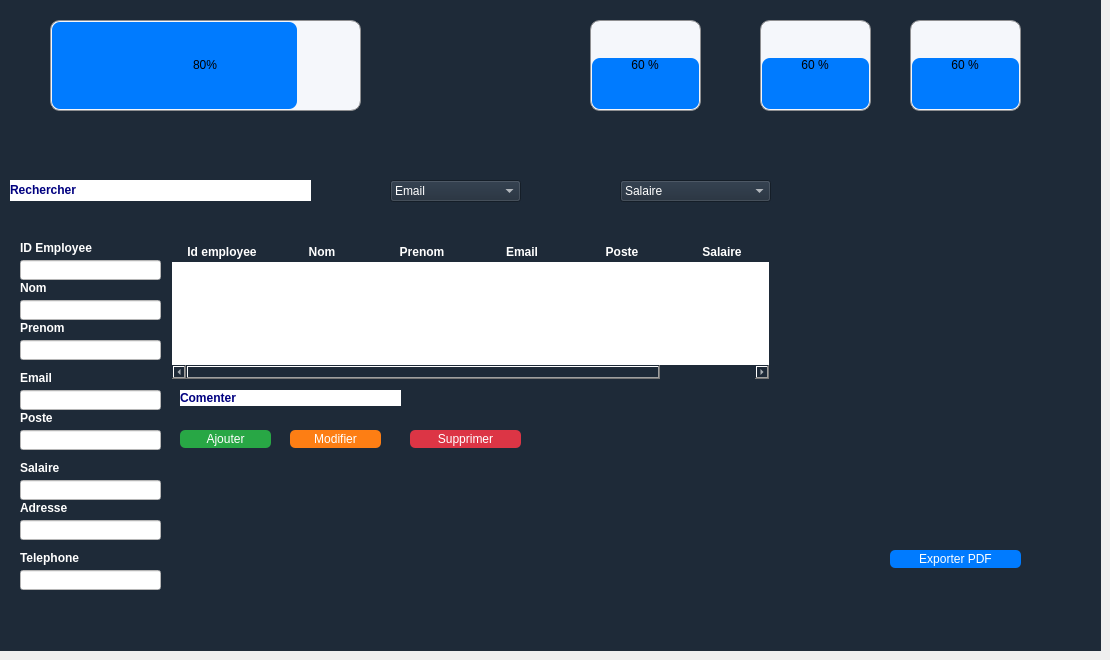
    <widget class="QWidget" name="pageEmployes">
     <widget class="QLabel" name="label_8">
      <property name="geometry">
       <rect>
        <x>0</x>
        <y>0</y>
        <width>1101</width>
        <height>171</height>
       </rect>
      </property>
      <property name="styleSheet">
       <string notr="true">background-color: #1e2a38;
color: white;
font: bold 11pt &quot;Arial&quot;;</string>
      </property>
      <property name="text">
       <string/>
      </property>
     </widget>
     <widget class="QProgressBar" name="progressBar">
      <property name="geometry">
       <rect>
        <x>50</x>
        <y>20</y>
        <width>311</width>
        <height>91</height>
       </rect>
      </property>
      <property name="styleSheet">
       <string notr="true">QProgressBar {
    border: 1px solid #8f8f91;
    border-radius: 10px;          /* Outer border radius */
    background-color: #F5F7FB;    /* Background color */
    text-align: center;           /* Centered text */
}

QProgressBar::chunk {
    background-color: #007bff;   /* Navy Blue fill color */
    border-radius: 8px;           /* Inner fill border radius */
    margin: 1px;                  /* Adds space for rounded edges */
}
</string>
      </property>
      <property name="minimum">
       <number>0</number>
      </property>
      <property name="maximum">
       <number>100</number>
      </property>
      <property name="value">
       <number>80</number>
      </property>
      <property name="orientation">
       <enum>Qt::Orientation::Horizontal</enum>
      </property>
      <property name="invertedAppearance">
       <bool>false</bool>
      </property>
      <property name="textDirection">
       <enum>QProgressBar::Direction::TopToBottom</enum>
      </property>
     </widget>
     <widget class="QProgressBar" name="pourcentage_4">
      <property name="geometry">
       <rect>
        <x>910</x>
        <y>20</y>
        <width>111</width>
        <height>91</height>
       </rect>
      </property>
      <property name="styleSheet">
       <string notr="true">QProgressBar {
    border: 1px solid #8f8f91;
    border-radius: 10px;          /* Outer border radius */
    background-color: #F5F7FB;    /* Background color */
    text-align: center;           /* Centered text */
}

QProgressBar::chunk {
    background-color: #007bff;   /* Navy Blue fill color */
    border-radius: 8px;           /* Inner fill border radius */
    margin: 1px;                  /* Adds space for rounded edges */
}
</string>
      </property>
      <property name="value">
       <number>60</number>
      </property>
      <property name="alignment">
       <set>Qt::AlignmentFlag::AlignHCenter|Qt::AlignmentFlag::AlignTop</set>
      </property>
      <property name="textVisible">
       <bool>true</bool>
      </property>
      <property name="orientation">
       <enum>Qt::Orientation::Vertical</enum>
      </property>
      <property name="invertedAppearance">
       <bool>false</bool>
      </property>
      <property name="textDirection">
       <enum>QProgressBar::Direction::BottomToTop</enum>
      </property>
      <property name="format">
       <string>%p %</string>
      </property>
     </widget>
     <widget class="QProgressBar" name="pourcentage_3">
      <property name="geometry">
       <rect>
        <x>760</x>
        <y>20</y>
        <width>111</width>
        <height>91</height>
       </rect>
      </property>
      <property name="styleSheet">
       <string notr="true">QProgressBar {
    border: 1px solid #8f8f91;
    border-radius: 10px;          /* Outer border radius */
    background-color: #F5F7FB;    /* Background color */
    text-align: center;           /* Centered text */
}

QProgressBar::chunk {
    background-color: #007bff;   /* Navy Blue fill color */
    border-radius: 8px;           /* Inner fill border radius */
    margin: 1px;                  /* Adds space for rounded edges */
}
</string>
      </property>
      <property name="value">
       <number>60</number>
      </property>
      <property name="alignment">
       <set>Qt::AlignmentFlag::AlignHCenter|Qt::AlignmentFlag::AlignTop</set>
      </property>
      <property name="textVisible">
       <bool>true</bool>
      </property>
      <property name="orientation">
       <enum>Qt::Orientation::Vertical</enum>
      </property>
      <property name="invertedAppearance">
       <bool>false</bool>
      </property>
      <property name="textDirection">
       <enum>QProgressBar::Direction::BottomToTop</enum>
      </property>
      <property name="format">
       <string>%p %</string>
      </property>
     </widget>
     <widget class="QProgressBar" name="pourcentage_2">
      <property name="geometry">
       <rect>
        <x>590</x>
        <y>20</y>
        <width>111</width>
        <height>91</height>
       </rect>
      </property>
      <property name="styleSheet">
       <string notr="true">QProgressBar {
    border: 1px solid #8f8f91;
    border-radius: 10px;          /* Outer border radius */
    background-color: #F5F7FB;    /* Background color */
    text-align: center;           /* Centered text */
}

QProgressBar::chunk {
    background-color: #007bff;   /* Navy Blue fill color */
    border-radius: 8px;           /* Inner fill border radius */
    margin: 1px;                  /* Adds space for rounded edges */
}
</string>
      </property>
      <property name="value">
       <number>60</number>
      </property>
      <property name="alignment">
       <set>Qt::AlignmentFlag::AlignHCenter|Qt::AlignmentFlag::AlignTop</set>
      </property>
      <property name="textVisible">
       <bool>true</bool>
      </property>
      <property name="orientation">
       <enum>Qt::Orientation::Vertical</enum>
      </property>
      <property name="invertedAppearance">
       <bool>false</bool>
      </property>
      <property name="textDirection">
       <enum>QProgressBar::Direction::BottomToTop</enum>
      </property>
      <property name="format">
       <string>%p %</string>
      </property>
     </widget>
     <widget class="QStackedWidget" name="stackedWidget_2">
      <property name="geometry">
       <rect>
        <x>0</x>
        <y>170</y>
        <width>1101</width>
        <height>481</height>
       </rect>
      </property>
      <property name="currentIndex">
       <number>1</number>
      </property>
      <widget class="QWidget" name="page_3"/>
      <widget class="QWidget" name="page_4">
       <widget class="QFrame" name="trirecherche">
        <property name="geometry">
         <rect>
          <x>0</x>
          <y>0</y>
          <width>1101</width>
          <height>71</height>
         </rect>
        </property>
        <property name="styleSheet">
         <string notr="true">background-color: #1e2a38;
color: white;
font: bold 11pt &quot;Arial&quot;;

</string>
        </property>
        <property name="frameShape">
         <enum>QFrame::Shape::NoFrame</enum>
        </property>
        <widget class="QLabel" name="recherche">
         <property name="geometry">
          <rect>
           <x>10</x>
           <y>10</y>
           <width>301</width>
           <height>21</height>
          </rect>
         </property>
         <property name="styleSheet">
          <string notr="true">background-color: white;
    gridline-color: #ccc;
    font: 10pt &quot;Arial&quot;;</string>
         </property>
         <property name="text">
          <string>&lt;html&gt;&lt;head/&gt;&lt;body&gt;&lt;p&gt;&lt;span style=&quot; font-weight:700; color:#00007f;&quot;&gt;Rechercher&lt;/span&gt;&lt;/p&gt;&lt;/body&gt;&lt;/html&gt;</string>
         </property>
        </widget>
        <widget class="QComboBox" name="triemail">
         <property name="geometry">
          <rect>
           <x>390</x>
           <y>10</y>
           <width>131</width>
           <height>22</height>
          </rect>
         </property>
         <item>
          <property name="text">
           <string>Email</string>
          </property>
         </item>
         <item>
          <property name="text">
           <string/>
          </property>
         </item>
         <item>
          <property name="text">
           <string/>
          </property>
         </item>
        </widget>
        <widget class="QComboBox" name="trisalaire">
         <property name="geometry">
          <rect>
           <x>620</x>
           <y>10</y>
           <width>151</width>
           <height>22</height>
          </rect>
         </property>
         <item>
          <property name="text">
           <string>Salaire</string>
          </property>
         </item>
         <item>
          <property name="text">
           <string>0-500d</string>
          </property>
         </item>
         <item>
          <property name="text">
           <string>500-1000</string>
          </property>
         </item>
         <item>
          <property name="text">
           <string>1500-2000</string>
          </property>
         </item>
         <item>
          <property name="text">
           <string>2500-3000</string>
          </property>
         </item>
         <item>
          <property name="text">
           <string>3500-4000</string>
          </property>
         </item>
         <item>
          <property name="text">
           <string>4500-5000</string>
          </property>
         </item>
         <item>
          <property name="text">
           <string>&gt;5000</string>
          </property>
         </item>
        </widget>
       </widget>
       <widget class="QFrame" name="cruds">
        <property name="geometry">
         <rect>
          <x>0</x>
          <y>70</y>
          <width>1101</width>
          <height>411</height>
         </rect>
        </property>
        <property name="styleSheet">
         <string notr="true">background-color: #1e2a38;
color: white;
font: bold 11pt &quot;Arial&quot;;

</string>
        </property>
        <property name="frameShape">
         <enum>QFrame::Shape::NoFrame</enum>
        </property>
        <widget class="QLabel" name="comment">
         <property name="geometry">
          <rect>
           <x>180</x>
           <y>150</y>
           <width>221</width>
           <height>16</height>
          </rect>
         </property>
         <property name="styleSheet">
          <string notr="true">background-color: white;
    gridline-color: #ccc;
    font: 10pt &quot;Arial&quot;;
</string>
         </property>
         <property name="text">
          <string>&lt;html&gt;&lt;head/&gt;&lt;body&gt;&lt;p&gt;&lt;span style=&quot; font-weight:700; color:#00007f;&quot;&gt;Comenter&lt;/span&gt;&lt;/p&gt;&lt;/body&gt;&lt;/html&gt;</string>
         </property>
        </widget>
        <widget class="QPushButton" name="ajouter">
         <property name="geometry">
          <rect>
           <x>180</x>
           <y>190</y>
           <width>91</width>
           <height>18</height>
          </rect>
         </property>
         <property name="styleSheet">
          <string notr="true">QPushButton {
    background-color: #28a745;
    color: white;
    border-radius: 5px;
}

</string>
         </property>
         <property name="text">
          <string>Ajouter</string>
         </property>
        </widget>
        <widget class="QPushButton" name="modifier">
         <property name="geometry">
          <rect>
           <x>290</x>
           <y>190</y>
           <width>91</width>
           <height>18</height>
          </rect>
         </property>
         <property name="styleSheet">
          <string notr="true">QPushButton {
    background-color: #fd7e14;
    color: white;
    border-radius: 5px;
}
</string>
         </property>
         <property name="text">
          <string>Modifier</string>
         </property>
        </widget>
        <widget class="QPushButton" name="exporter">
         <property name="geometry">
          <rect>
           <x>890</x>
           <y>310</y>
           <width>131</width>
           <height>18</height>
          </rect>
         </property>
         <property name="styleSheet">
          <string notr="true">QPushButton {
    background-color: #007bff;
    color: white;
    border-radius: 5px;
}
</string>
         </property>
         <property name="text">
          <string>Exporter PDF</string>
         </property>
        </widget>
        <widget class="QPushButton" name="supprimer">
         <property name="geometry">
          <rect>
           <x>410</x>
           <y>190</y>
           <width>111</width>
           <height>18</height>
          </rect>
         </property>
         <property name="styleSheet">
          <string notr="true">QPushButton {
    background-color: #dc3545;
    color: white;
    border-radius: 5px;
}</string>
         </property>
         <property name="text">
          <string>Supprimer</string>
         </property>
        </widget>
        <widget class="QTableWidget" name="tableau">
         <property name="geometry">
          <rect>
           <x>170</x>
           <y>0</y>
           <width>601</width>
           <height>141</height>
          </rect>
         </property>
         <property name="styleSheet">
          <string notr="true">QTableWidget {
    background-color: white;        /* cellules blanches */
    color: #1e2a38;                 /* texte bleu foncé */
    border: 2px solid #1e2a38;      /* bordures du tableau */
    font: bold 11pt &quot;Arial&quot;;
}

QTableWidget::item {
    background-color: white;        /* garde les cellules blanches */
    color: #1e2a38;
}

QHeaderView::section {
    background-color: #1e2a38;      /* en-tête bleu foncé */
    color: white;                   /* texte blanc */
    font: bold 11pt &quot;Arial&quot;;
    border: 1px solid #1e2a38;
}
</string>
         </property>
         <column>
          <property name="text">
           <string>Id employee</string>
          </property>
          <property name="font">
           <font>
            <bold>true</bold>
           </font>
          </property>
         </column>
         <column>
          <property name="text">
           <string>Nom</string>
          </property>
          <property name="font">
           <font>
            <bold>true</bold>
           </font>
          </property>
         </column>
         <column>
          <property name="text">
           <string>Prenom</string>
          </property>
          <property name="font">
           <font>
            <bold>true</bold>
           </font>
          </property>
         </column>
         <column>
          <property name="text">
           <string>Email</string>
          </property>
          <property name="font">
           <font>
            <bold>true</bold>
           </font>
          </property>
         </column>
         <column>
          <property name="text">
           <string>Poste</string>
          </property>
          <property name="font">
           <font>
            <bold>true</bold>
           </font>
          </property>
         </column>
         <column>
          <property name="text">
           <string>Salaire</string>
          </property>
          <property name="font">
           <font>
            <bold>true</bold>
           </font>
          </property>
         </column>
        </widget>
        <widget class="QFrame" name="liste">
         <property name="geometry">
          <rect>
           <x>10</x>
           <y>0</y>
           <width>161</width>
           <height>401</height>
          </rect>
         </property>
         <property name="styleSheet">
          <string notr="true">background-color: #1e2a38;
color: white;
font: bold 11pt &quot;Arial&quot;;</string>
         </property>
         <property name="frameShape">
          <enum>QFrame::Shape::NoFrame</enum>
         </property>
         <widget class="QLabel" name="idemployee">
          <property name="geometry">
           <rect>
            <x>10</x>
            <y>0</y>
            <width>141</width>
            <height>16</height>
           </rect>
          </property>
          <property name="styleSheet">
           <string notr="true"/>
          </property>
          <property name="text">
           <string>&lt;html&gt;&lt;head/&gt;&lt;body&gt;&lt;p&gt;&lt;span style=&quot; font-weight:704;&quot;&gt;ID Employee&lt;/span&gt;&lt;/p&gt;&lt;/body&gt;&lt;/html&gt;</string>
          </property>
         </widget>
         <widget class="QLabel" name="nom">
          <property name="geometry">
           <rect>
            <x>10</x>
            <y>40</y>
            <width>141</width>
            <height>16</height>
           </rect>
          </property>
          <property name="text">
           <string>&lt;html&gt;&lt;head/&gt;&lt;body&gt;&lt;p&gt;&lt;span style=&quot; font-weight:704;&quot;&gt;Nom&lt;/span&gt;&lt;/p&gt;&lt;/body&gt;&lt;/html&gt;</string>
          </property>
         </widget>
         <widget class="QLabel" name="prenom">
          <property name="geometry">
           <rect>
            <x>10</x>
            <y>80</y>
            <width>141</width>
            <height>16</height>
           </rect>
          </property>
          <property name="text">
           <string>&lt;html&gt;&lt;head/&gt;&lt;body&gt;&lt;p&gt;&lt;span style=&quot; font-weight:704;&quot;&gt;Prenom&lt;/span&gt;&lt;/p&gt;&lt;/body&gt;&lt;/html&gt;</string>
          </property>
         </widget>
         <widget class="QLabel" name="adresse">
          <property name="geometry">
           <rect>
            <x>10</x>
            <y>260</y>
            <width>141</width>
            <height>16</height>
           </rect>
          </property>
          <property name="text">
           <string>&lt;html&gt;&lt;head/&gt;&lt;body&gt;&lt;p&gt;&lt;span style=&quot; font-weight:700;&quot;&gt;Adresse&lt;/span&gt;&lt;/p&gt;&lt;/body&gt;&lt;/html&gt;</string>
          </property>
         </widget>
         <widget class="QLabel" name="telephone">
          <property name="geometry">
           <rect>
            <x>10</x>
            <y>310</y>
            <width>141</width>
            <height>16</height>
           </rect>
          </property>
          <property name="text">
           <string>&lt;html&gt;&lt;head/&gt;&lt;body&gt;&lt;p&gt;&lt;span style=&quot; font-weight:700;&quot;&gt;Telephone&lt;/span&gt;&lt;/p&gt;&lt;/body&gt;&lt;/html&gt;</string>
          </property>
         </widget>
         <widget class="QLineEdit" name="idline">
          <property name="geometry">
           <rect>
            <x>10</x>
            <y>20</y>
            <width>141</width>
            <height>20</height>
           </rect>
          </property>
          <property name="font">
           <font>
            <family>Arial</family>
            <pointsize>10</pointsize>
            <italic>false</italic>
            <bold>false</bold>
           </font>
          </property>
          <property name="styleSheet">
           <string notr="true">background-color: white;
    gridline-color: #ccc;
    font: 10pt &quot;Arial&quot;;</string>
          </property>
          <property name="echoMode">
           <enum>QLineEdit::EchoMode::Normal</enum>
          </property>
         </widget>
         <widget class="QLineEdit" name="nomline">
          <property name="geometry">
           <rect>
            <x>10</x>
            <y>60</y>
            <width>141</width>
            <height>20</height>
           </rect>
          </property>
          <property name="styleSheet">
           <string notr="true">background-color: white;
    gridline-color: #ccc;
    font: 10pt &quot;Arial&quot;;
</string>
          </property>
         </widget>
         <widget class="QLineEdit" name="adresseline">
          <property name="geometry">
           <rect>
            <x>10</x>
            <y>280</y>
            <width>141</width>
            <height>20</height>
           </rect>
          </property>
          <property name="styleSheet">
           <string notr="true">background-color: white;
    gridline-color: #ccc;
    font: 10pt &quot;Arial&quot;;
</string>
          </property>
         </widget>
         <widget class="QLineEdit" name="telephoneline">
          <property name="geometry">
           <rect>
            <x>10</x>
            <y>330</y>
            <width>141</width>
            <height>20</height>
           </rect>
          </property>
          <property name="styleSheet">
           <string notr="true">background-color: white;
    gridline-color: #ccc;
    font: 10pt &quot;Arial&quot;;
</string>
          </property>
         </widget>
         <widget class="QLabel" name="email">
          <property name="geometry">
           <rect>
            <x>10</x>
            <y>130</y>
            <width>141</width>
            <height>16</height>
           </rect>
          </property>
          <property name="text">
           <string>&lt;html&gt;&lt;head/&gt;&lt;body&gt;&lt;p&gt;&lt;span style=&quot; font-weight:704;&quot;&gt;Email&lt;/span&gt;&lt;/p&gt;&lt;/body&gt;&lt;/html&gt;</string>
          </property>
         </widget>
         <widget class="QLineEdit" name="emailline">
          <property name="geometry">
           <rect>
            <x>10</x>
            <y>150</y>
            <width>141</width>
            <height>20</height>
           </rect>
          </property>
          <property name="styleSheet">
           <string notr="true">background-color: white;
    gridline-color: #ccc;
    font: 10pt &quot;Arial&quot;;
</string>
          </property>
         </widget>
         <widget class="QLabel" name="poste">
          <property name="geometry">
           <rect>
            <x>10</x>
            <y>170</y>
            <width>141</width>
            <height>16</height>
           </rect>
          </property>
          <property name="text">
           <string>&lt;html&gt;&lt;head/&gt;&lt;body&gt;&lt;p&gt;&lt;span style=&quot; font-weight:704;&quot;&gt;Poste&lt;/span&gt;&lt;/p&gt;&lt;/body&gt;&lt;/html&gt;</string>
          </property>
         </widget>
         <widget class="QLineEdit" name="salaireline">
          <property name="geometry">
           <rect>
            <x>10</x>
            <y>240</y>
            <width>141</width>
            <height>20</height>
           </rect>
          </property>
          <property name="styleSheet">
           <string notr="true">background-color: white;
    gridline-color: #ccc;
    font: 10pt &quot;Arial&quot;;
</string>
          </property>
         </widget>
         <widget class="QLineEdit" name="posteline">
          <property name="geometry">
           <rect>
            <x>10</x>
            <y>190</y>
            <width>141</width>
            <height>20</height>
           </rect>
          </property>
          <property name="styleSheet">
           <string notr="true">background-color: white;
    gridline-color: #ccc;
    font: 10pt &quot;Arial&quot;;
</string>
          </property>
         </widget>
         <widget class="QLabel" name="salaire">
          <property name="geometry">
           <rect>
            <x>10</x>
            <y>220</y>
            <width>141</width>
            <height>16</height>
           </rect>
          </property>
          <property name="text">
           <string>&lt;html&gt;&lt;head/&gt;&lt;body&gt;&lt;p&gt;&lt;span style=&quot; font-weight:704;&quot;&gt;Salaire&lt;/span&gt;&lt;/p&gt;&lt;/body&gt;&lt;/html&gt;</string>
          </property>
         </widget>
         <widget class="QLineEdit" name="prenomline">
          <property name="geometry">
           <rect>
            <x>10</x>
            <y>100</y>
            <width>141</width>
            <height>20</height>
           </rect>
          </property>
          <property name="styleSheet">
           <string notr="true">background-color: white;
    gridline-color: #ccc;
    font: 10pt &quot;Arial&quot;;
</string>
          </property>
         </widget>
        </widget>
       </widget>
      </widget>
     </widget>
    </widget>
